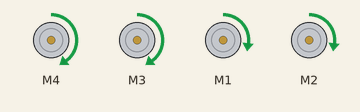
Simulated run of this sketch. Board: Arduino Uno, built with avr-gcc and run on an emulated ATmega328P. Parts: 4 × DC motor (green arrow = forward, orange = backward, longer = faster).

Above: at 0.5 s.
At 1.5 s:
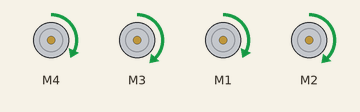
At 5.5 s:
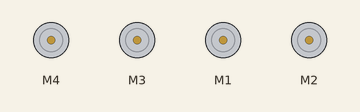
Timing chart, 0 to 6.9 s (numbered marks = the images above):
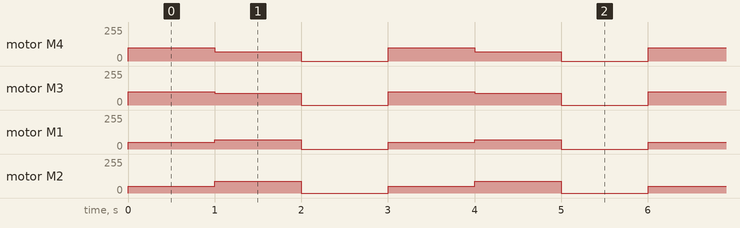

Measured:
- by itself, motor M4: repeats every 3.0 s: forward 70/255 1.0 s, stopped 1.0 s, forward 100/255 1.0 s
- by itself, motor M3: repeats every 3.0 s: forward 90/255 1.0 s, stopped 1.0 s, forward 100/255 1.0 s
- by itself, motor M1: repeats every 3.0 s: forward 70/255 1.0 s, stopped 1.0 s, forward 50/255 1.0 s
- by itself, motor M2: repeats every 3.0 s: forward 90/255 1.0 s, stopped 1.0 s, forward 50/255 1.0 s

The sketch:

sisa_body.ino
```cpp
// Run "sudo chmod a+rw /dev/ttyACM0" if you get
// the "can't open device: Permission denied error"

#include <Servo.h>
#include <AFMotor.h>
#include <EnableInterrupt.h>
#include "timer.h"
//https://github.com/GreyGnome/EnableInterrupt/wiki/Usage#user-content-disableInterrupt

#define BL_IR A4
#define BR_IR A3

/*
 * Wiring scheme:
 *
  Y-----                      ----- B
        |--- M1_BL   M4_FL ---|
  w-----                      ----- Y

  Y-----                      ----- B
        |--- M2_BR   M3_FL ---|
  W-----                      ----- Y

*/

AF_DCMotor back_left(1, MOTOR12_2KHZ);     // both are white + yellow
AF_DCMotor back_right(2, MOTOR12_2KHZ);
AF_DCMotor front_right(3, MOTOR34_1KHZ);   // both are blue + yellow
AF_DCMotor front_left(4, MOTOR34_1KHZ);
Timer timer;
float disk_slots = 20;
float m2_rpm;
int m1_bl, m2_br;
int m1_counter = 0;
int m2_counter = 0;
int counter = 0;


void setup() {

//  attachInterrupt(BL_IR, count, RISING);
//  attachPinChangeInterrupt(BR_IR, m2_count, RISING);
  Serial.begin(115200);
//  pinMode(BR_IR, INPUT_PULLUP);
//  enableInterrupt(BR_IR, m2_count, RISING);
//  enableInterrupt(BR_IR, m2_refresh, FALLING);
//  timer.setInterval(1000);
//  timer.setCallback(M2_RPM);
//  timer.start();
}

//TODO: safety controller? It oughta be okay,
//      tutal the point is to detect mirror by itself.
//      A safety controller during testing to keep
//      property damage to a minimum should be okay.

void loop() {

  forward();
//  readIRInputData();
//  M2_RPM();
//  Serial.print("M2 counter: ");
//  Serial.println(m2_counter);
//  Serial.print("M2 RPM: ");
//  Serial.println(m2_rpm);
  delay(1000);
  right();
  delay(1000);
  pause();
  delay(1000);

}

void m1_count() { m1_counter++; }
void m2_count() { m2_counter++; }
//void m3_count() { m3_counter++; }
//void m4_count() { m4_counter++; }

void m2_refresh() { m2_counter = 0; }

void M2_RPM() {
  m2_rpm = (m2_counter / disk_slots) * 60;
  m2_counter = 0;
}

void readIRInputData() {
//  m1_bl = analogRead(BL_IR);
  m2_br = analogRead(BR_IR);

//  Serial.print(m1_bl);
//  Serial.print(",");
//  Serial.print("M2 analog: ");
//  Serial.println(m2_br);
//  Serial.print("M2_counter: ");
//  Serial.println(m2_counter);
}

// working 10/3
void forward() {

  front_left.setSpeed(100);
  front_right.setSpeed(100);
  back_left.setSpeed(50);
  back_right.setSpeed(50);

  front_left.run(FORWARD);
  front_right.run(FORWARD);
  back_left.run(FORWARD);
  back_right.run(FORWARD);

}

// working 10/3
void reverse() {

  front_left.setSpeed(50);
  front_right.setSpeed(50);
  back_left.setSpeed(50);
  back_right.setSpeed(50);

  front_left.run(BACKWARD);
  front_right.run(BACKWARD);
  back_left.run(BACKWARD);
  back_right.run(BACKWARD);

}

// working 10/3, needs some adjustment tho
void left() {

  front_left.setSpeed(50);
  front_right.setSpeed(50);
  back_left.setSpeed(70);
  back_right.setSpeed(70);

  front_left.run(BACKWARD);
  front_right.run(BACKWARD);
  back_left.run(FORWARD);
  back_right.run(FORWARD);

}

// working 10/3, needs some adjustment
void right() {

  front_left.setSpeed(70);
  front_right.setSpeed(90);
  back_left.setSpeed(70);
  back_right.setSpeed(90);

  front_left.run(FORWARD);
  front_right.run(FORWARD);
  back_left.run(FORWARD);
  back_right.run(FORWARD);

}


void pause() {

//  front_left.setSpeed(0);
//  front_right.setSpeed(0);
//  back_left.setSpeed(0);
//  back_right.setSpeed(0);

  front_left.run(RELEASE);
  front_right.run(RELEASE);
  back_left.run(RELEASE);
  back_right.run(RELEASE);

}
```
